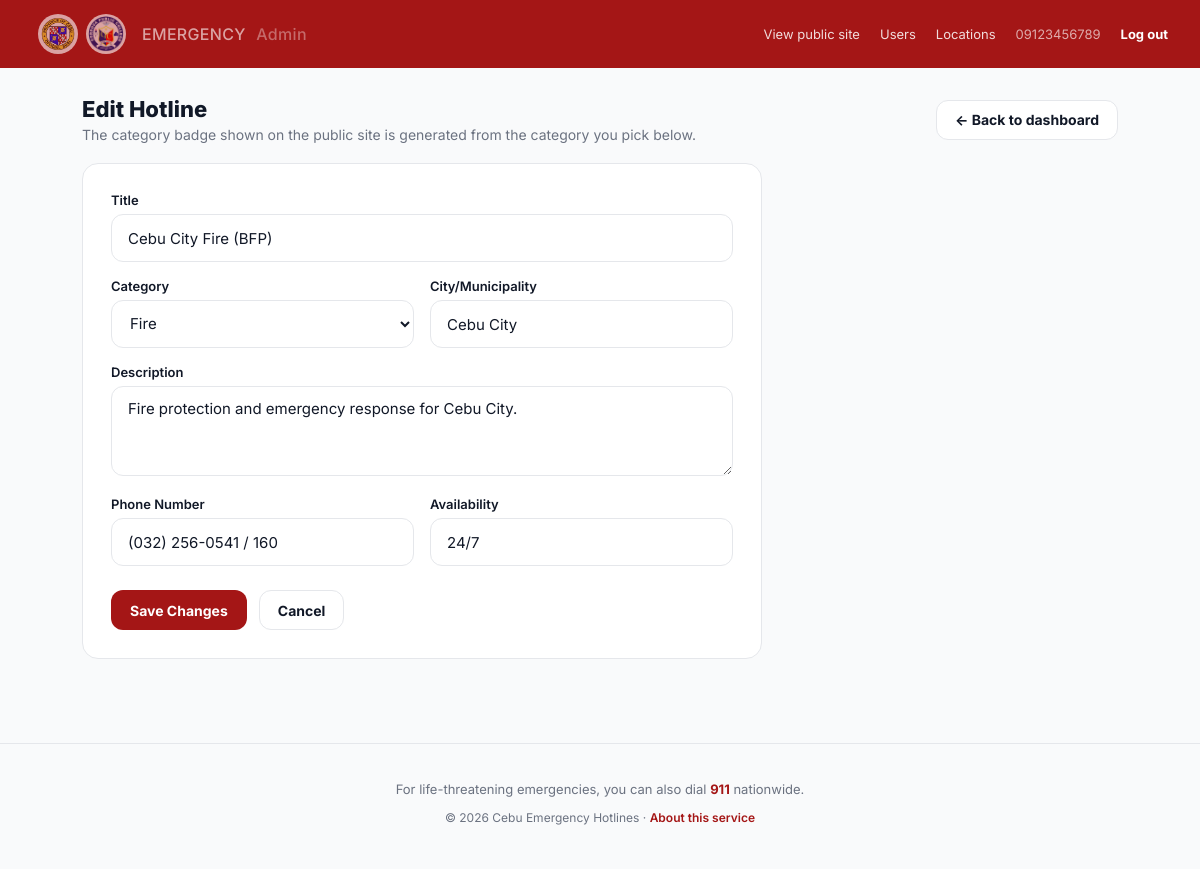
The page /hotline-form.php?id=2 (signed in) on the database its author committed.
### tables this page shows
CREATE TABLE IF NOT EXISTS hotlines (
    id INT AUTO_INCREMENT PRIMARY KEY,
    title VARCHAR(150) NOT NULL,
    category_id INT NOT NULL,
    municipality VARCHAR(100) NOT NULL,
    description TEXT,
    phone_number VARCHAR(100) NOT NULL,
    availability VARCHAR(50) DEFAULT '24/7',
    tag_label VARCHAR(50) DEFAULT 'EMERGENCY',
    created_at TIMESTAMP DEFAULT CURRENT_TIMESTAMP,
    FOREIGN KEY (category_id) REFERENCES categories(id) ON DELETE CASCADE
);

CREATE TABLE IF NOT EXISTS categories (
    id INT AUTO_INCREMENT PRIMARY KEY,
    name VARCHAR(50) NOT NULL UNIQUE,
    slug VARCHAR(50) NOT NULL UNIQUE
);

### functions.php (called while the page is built, shortened)
<?php
function e(?string $value): string
{
    return htmlspecialchars($value ?? '', ENT_QUOTES, 'UTF-8');
}
function category_display_name(array $category): string
{
    return $category['slug'] === 'others' ? 'Others' : $category['name'];
}

### hotline-form.php (the view, shortened to what this page needs)
<?php
require_once __DIR__ . '/db.php';
require_once __DIR__ . '/functions.php';
$categories = $pdo->query('SELECT id, name, slug FROM categories ORDER BY id ASC')->fetchAll();
$categories = array_map(static function (array $category): array {
    $category['id'] = (int) $category['id'];
    return $category;
}, $categories);
$id = isset($_GET['id']) ? (int) $_GET['id'] : (isset($_POST['id']) ? (int) $_POST['id'] : null);
$isEdit = $id !== null && $id > 0;
$hotline = [
    'title'         => '',
    'category_id'   => $categories[0]['id'] ?? '',
    'municipality'  => '',
    'description'   => '',
    'phone_number'  => '',
    'availability'  => '24/7',
];
if ($isEdit && $_SERVER['REQUEST_METHOD'] !== 'POST') {
    $stmt = $pdo->prepare('SELECT * FROM hotlines WHERE id = ?');
    $stmt->execute([$id]);
    $existing = $stmt->fetch();
    $hotline = $existing;
}
include __DIR__ . '/admin-header.php';
?>
    <div class="admin-header-row">
        <div>
            <h1 class="admin-title"><?= $isEdit ? 'Edit Hotline' : 'Add New Hotline' ?></h1>
            <p class="admin-subtitle">The category badge shown on the public site is generated from the category you pick below.</p>
        </div>
        <a href="<?= BASE_URL ?>/dashboard.php" class="btn btn--ghost">&larr; Back to dashboard</a>
    </div>
    <div class="admin-form-card">
        <form method="post" action="<?= BASE_URL ?>/hotline-form.php">
            <div class="field">
                <label for="title">Title</label>
                <input type="text" id="title" name="title" placeholder="e.g. Cebu City Police (CCPO)" value="<?= e($hotline['title']) ?>" required>
            </div>
            <div class="admin-form-row">
                <div class="field">
                    <label for="category_id">Category</label>
                    <select id="category_id" name="category_id" required>
                        <?php foreach ($categories as $cat): ?>
                            <option value="<?= (int) $cat['id'] ?>" <?= (int) $hotline['category_id'] === (int) $cat['id'] ? 'selected' : '' ?>>
                                <?= e(category_display_name($cat)) ?>
                            </option>
                        <?php endforeach; ?>
                    </select>
                </div>
                <div class="field">
                    <label for="municipality">City/Municipality</label>
                    <input type="text" id="municipality" name="municipality" placeholder="e.g. Cordova" value="<?= e($hotline['municipality']) ?>" required>
                </div>
            </div>
            <div class="field">
                <label for="description">Description</label>
                <textarea id="description" name="description" placeholder="Short description shown on the hotline card"><?= e($hotline['description']) ?></textarea>
            </div>
            <div class="admin-form-row">
                <div class="field">
                    <label for="phone_number">Phone Number</label>
                    <input type="text" id="phone_number" name="phone_number" placeholder="e.g. (032) 231-3232 / 166" value="<?= e($hotline['phone_number']) ?>" required>
                </div>
                <div class="field">
                    <label for="availability">Availability</label>
                    <input type="text" id="availability" name="availability" placeholder="24/7" value="<?= e($hotline['availability']) ?>">
                </div>
            </div>
            <div class="admin-form-actions">
                <button type="submit" class="btn btn--primary"><?= $isEdit ? 'Save Changes' : 'Add Hotline' ?></button>
                <a href="<?= BASE_URL ?>/dashboard.php" class="btn btn--ghost">Cancel</a>
            </div>
        </form>
    </div>
</main>
<?php include __DIR__ . '/footer.php'; ?>

### style.css (style rules this page uses)
:root { --color-primary: #a41616; --color-primary-dark: #8f1515; --color-primary-darker: #850606; --color-bg: #f9fafb; --color-white: #ffffff; --color-border: #e5e7eb; --color-heading: #111827; --color-body: #374151; --color-muted: #6b7280; --color-avatar-bg: #f3edf7; --badge-medical-bg: #fee2e2; --badge-medical-text: #a41616; --badge-fire-bg: #fef3c7; --badge-fire-text: #92400e; --badge-police-bg: #dbeafe; --badge-police-text: #1e3a8a; --badge-others-bg: #ede9fe; --badge-others-text: #5b21b6; --badge-default-bg: #f3f4f6; --badge-default-text: #374151; --radius-pill: 999px; --radius-card: 20px; --radius-button: 14px; --radius-input: 12px; --shadow-header: 0 6px 8px rgba(0, 0, 0, 0.1); --shadow-card: 0 18px 18px rgba(0, 0, 0, 0.07), 0 2px 4px rgba(0, 0, 0, 0.04); --shadow-chip: 0 2px 4px rgba(0, 0, 0, 0.04); --shadow-chip-active: 0 8px 9px rgba(164, 22, 22, 0.15); --shadow-button: 0 10px 10px rgba(164, 22, 22, 0.15); --font-sans: 'Inter', system-ui, -apple-system, 'Segoe UI', sans-serif; --content-max: 1080px; }
* { box-sizing: border-box; }
html, body { margin: 0; padding: 0; }
body { background: var(--color-bg); color: var(--color-body); font-family: var(--font-sans); -webkit-font-smoothing: antialiased; min-height: 100vh; display: flex; flex-direction: column; }
a { color: inherit; text-decoration: none; }
button { font-family: inherit; }
.field { margin-bottom: 16px; }
.field label { display: block; font-size: 13px; font-weight: 600; color: var(--color-heading); margin-bottom: 6px; }
.field input { width: 100%; height: 48px; border-radius: var(--radius-input); border: 1px solid var(--color-border); background: var(--color-white); padding: 0 16px; font-size: 15px; font-family: inherit; color: var(--color-heading); }
.field input::placeholder { color: #6b7280; }

### admin.css (style rules this page uses)
.admin-body { display: block; }
.admin-header-row { display: flex; align-items: center; justify-content: space-between; gap: 16px; flex-wrap: wrap; margin-bottom: 20px; }
.admin-title { font-size: 22px; font-weight: 800; color: var(--color-heading); margin: 0; }
.admin-subtitle { color: var(--color-muted); font-size: 14px; margin: 4px 0 0; }
.btn { display: inline-flex; align-items: center; justify-content: center; gap: 8px; height: 40px; padding: 0 18px; border-radius: var(--radius-input); font-weight: 700; font-size: 14px; border: 1px solid transparent; cursor: pointer; text-decoration: none; }
.btn--primary { background: var(--color-primary); color: var(--color-white); }
.btn--ghost { background: var(--color-white); border-color: var(--color-border); color: var(--color-heading); }
.admin-form-card { background: var(--color-white); border: 1px solid var(--color-border); border-radius: 16px; padding: 28px; max-width: 680px; }
.admin-form-row { display: grid; grid-template-columns: 1fr 1fr; gap: 16px; }
.admin-form-actions { display: flex; gap: 12px; margin-top: 8px; }
.admin-form-card textarea { width: 100%; border-radius: var(--radius-input); border: 1px solid var(--color-border); padding: 12px 16px; font-family: inherit; font-size: 15px; color: var(--color-heading); resize: vertical; min-height: 90px; }
.admin-form-card select { width: 100%; height: 48px; border-radius: var(--radius-input); border: 1px solid var(--color-border); padding: 0 14px; font-family: inherit; font-size: 15px; color: var(--color-heading); background: var(--color-white); }

### rows shown on the page
hotlines: title "Cebu City Fire (BFP)", category_id "Fire", municipality "Cebu City", description "Fire protection and emergency response for Cebu City.", phone_number "(032) 256-0541 / 160", availability "24/7"

### other values the page prints
current_user_display_name() "09123456789"
